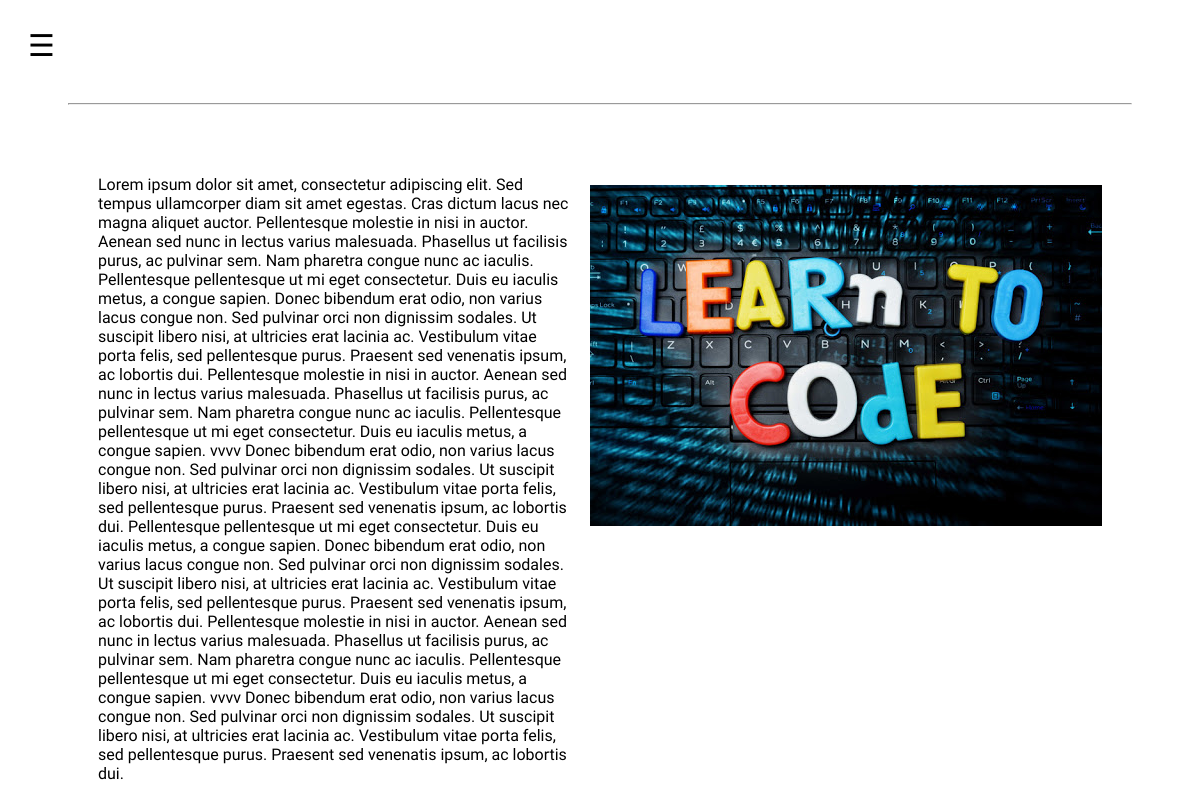
The page /about/ on the database its author committed.
### web/models.py (models this page shows, shortened)
class About(models.Model):
    content = models.TextField(default=None)
    image = models.FileField(upload_to='media_cdn', default=None)

### web/views.py (the view)
# urls.py: path('about/', views.about, name='about'),
def about(request):
    about = About.objects.first()
    context = {
        'about':about
    }
    return render(request, 'about.html', context)

### templates/about.html (shortened to what this page needs)
{% extends 'base.html' %}
{% load static %}
{% block content %}
<div id="about">
    <hr>
    <section class="about-container">
        <div>
            <p class="about-text">
            {{ about.content }}
            </p>
        </div>
        <aside id="div-about-img">
            <img src="{{ about.image.url }}">
        </aside>
    </section>
</div>
{% endblock %}

### static/portfolio/style.css (style rules this page uses)
body { font-family: 'Brygada 1918', sans-serif; }
#div-about-img { height: 150px; padding-top: 50px; padding-left: 20px; }
#about { margin-top: 40px; margin-left: 40px; margin-right: 40px; }
.about-container { display: flex; margin: 30px; }
.about-text { margin: auto; padding-top: 40px; }

### rows shown on the page
About: content "Lorem ipsum dolor sit amet, consectetur adipiscing elit. Sed tempus ullamcorper diam sit amet egestas. Cras dictum lacus nec magna aliquet auctor. Pellentesque molestie in nisi in auctor. Aenean sed nunc in lectus varius malesuada. Phasellus ut facilisis purus, ac pulvinar sem. Nam pharetra congue nunc ac iaculis. Pellentesque pellentesque ut mi eget consectetur. Duis eu iaculis metus, a congue sapien. Donec bibendum erat odio, non varius lacus congue non. Sed pulvinar orci non dignissim sodales. Ut suscipit libero nisi, at ultricies erat lacinia ac. Vestibulum vitae porta felis, sed pellentesque purus. Praesent sed venenatis ipsum, ac lobortis dui. Pellentesque molestie in nisi in auctor.…", image (picture)
